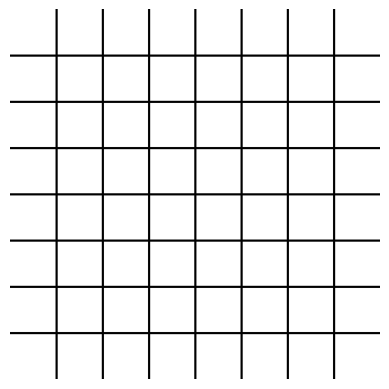
#> input picture Harris Connor.png, 389 x 389 px
$ jupyter execute CV_Miniproject_HarrisCorner.ipynb
#> lines starting #> are read from the running program, lines starting #| are printed output that depends on the picture; after the words box and inside, x2 and y2 are one past the last pixel; in counts of white or black regions, pixels touching at a corner belong together
# Computer Vision Mini project Teacher Assessment-2
## Name - Kunal Kothe
## Roll - A4-71

[cell 1]
import cv2
import numpy as np
import matplotlib.pyplot as plt

# Load the grayscale image
image_path = "Harris Connor.png"
image = cv2.imread(image_path)
#> image is the input picture: shape (389, 389, 3); min 0, max 255, mean 236.4
gray = cv2.cvtColor(image, cv2.COLOR_BGR2GRAY)

# Apply Harris Corner Detection
gray = np.float32(gray)  # Convert to float for better precision
harris_response = cv2.cornerHarris(gray, blockSize=2, ksize=3, k=0.04)
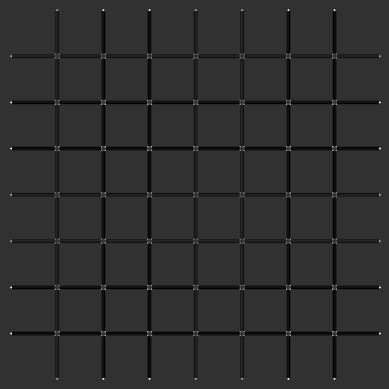
#> harris_response: shape (389, 389) float32; min -146506816, max 602315200, mean -9937788; drawn with min black and max white

# Dilate for better visibility
harris_response = cv2.dilate(harris_response, None)
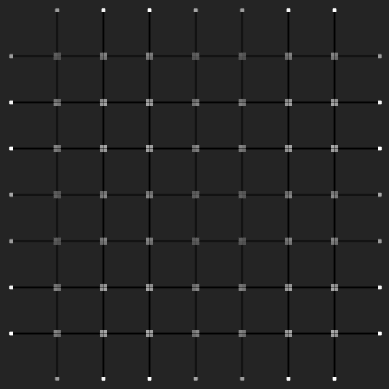
#> harris_response: shape (389, 389) float32; min -101421016, max 602315200, mean 527514.4; drawn with min black and max white

# Threshold the response and mark corners in red
threshold = 0.02 * harris_response.max()
#> threshold = 12046304
image[harris_response > threshold] = [255, 0, 0]  # Mark corners in red
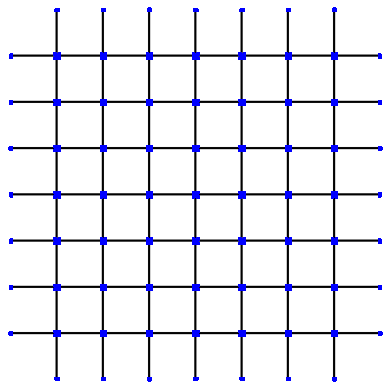
#> image: shape (389, 389, 3); 2.17% of pixels changed, all inside (x1, y1, x2, y2) = (8, 7, 383, 382)

# Display the result
plt.figure(figsize=(8, 8))
plt.imshow(cv2.cvtColor(image, cv2.COLOR_BGR2RGB))  # Convert BGR to RGB for correct colors
plt.title("Harris Corner Detection")
plt.axis("off")
plt.show()

$ run again, with download.png copied over Harris Connor.png
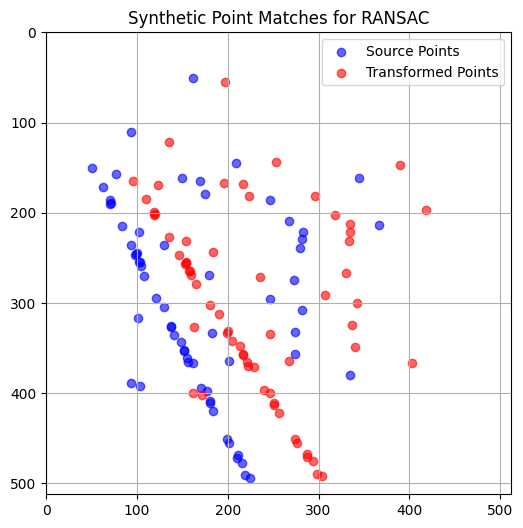
#> input picture download.png, 523 x 528 px
#> image is the input picture: shape (528, 523, 3); mean B, G, R 246.5, 243.9, 246.4
#> `harris_response = cv2.cornerHarris(gray, blockSize=2, ksize=3, k=0.04)`:
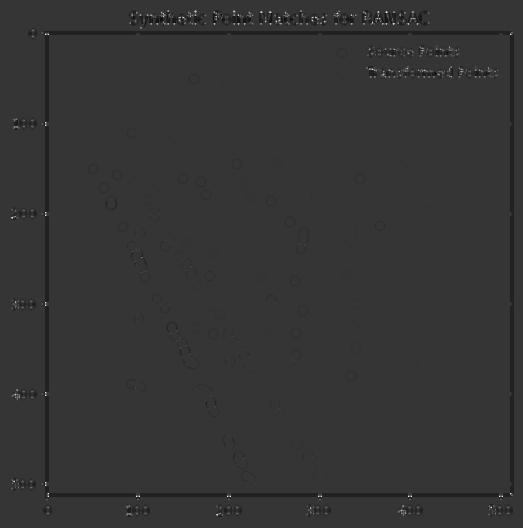
#> harris_response: shape (528, 523) float32; min -116454152, max 440530624, mean -1004275.2; drawn with min black and max white
#> threshold = 8810612.5
#> `image[harris_response > threshold] = [255, 0, 0]`:
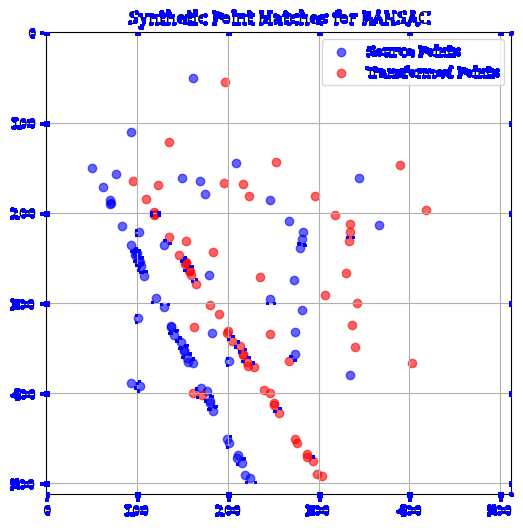
#> image: shape (528, 523, 3); 3.12% of pixels changed, all inside (x1, y1, x2, y2) = (10, 9, 514, 517)
